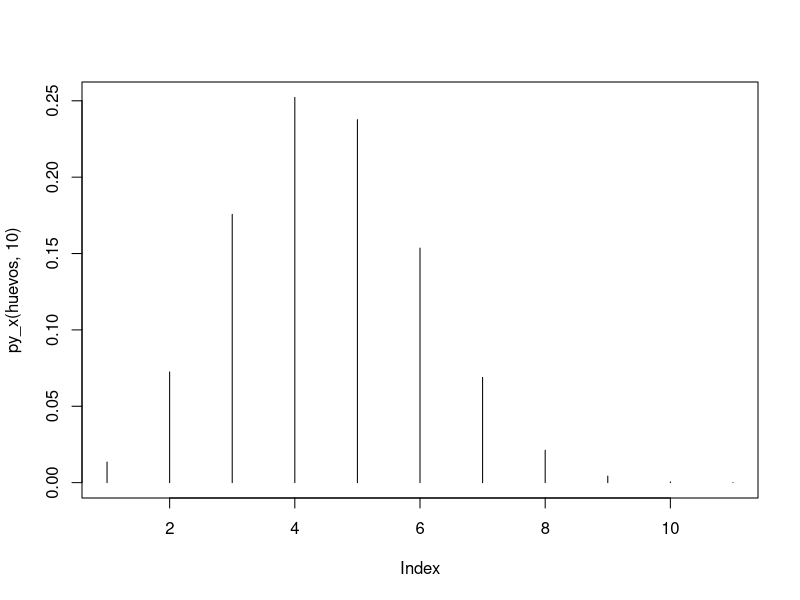
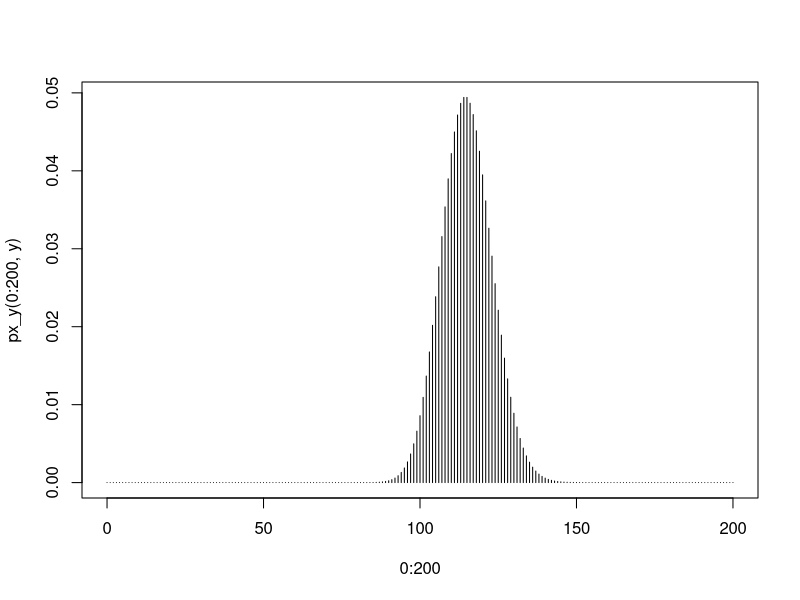

Source code (R) for these figures, in order:
#1
#X = Huevos puestos
#Y = Huevos que nacen

p <- 0.35
lambda <- 100

py_x <- function(y,x){
  dbinom(y,x,p)
}
py_x <- Vectorize(py_x)
#a
huevos <- 0:10
plot(py_x(huevos,10),type = "h")
esperanza <- sum(huevos*py_x(huevos,10))
moda <- which.max(py_x(huevos,10)) -1
#b
N <- 100000
sims <- replicate(N,{
  nhuevos <- rpois(1,lambda)
  nacidos <- rbinom(1,nhuevos,p)
  if(nacidos > 50) 1
  else 0
})
prob <- mean(sims)

#c
py <- function(y){
  x <- 0:200
  px <- dpois(x,lambda)
  pyx <- py_x(y,x)
  sum(px*pyx)
}
py <- Vectorize(py)

y <- 50

px_y <- function(x,y){
  py_x(y,x) * dpois(x,lambda) / py(y)
}
px_y <- Vectorize(px_y)
plot(0:200,px_y(0:200,y),type = "h")
moda <- which.max(px_y(0:200,y)) - 1
esp <- sum(0:200*px_y(0:200,y))
